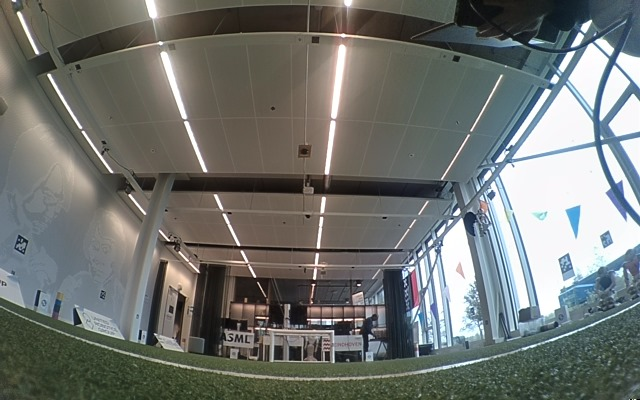
#> input picture raw_img.jpg, 640 x 400 px
$ jupyter execute line_detection.ipynb
#> lines starting #> are read from the running program, lines starting #| are printed output that depends on the picture
[cell 1]
# import the necessary packages
from collections import deque
from imutils.video import VideoStream
import numpy as np
import argparse
import imutils
from skimage.morphology import erosion, dilation, opening, closing
import time
import cv2
import numpy as np
import matplotlib.pyplot as plt
from matplotlib.colors import hsv_to_rgb
from PIL import Image
from IPython.display import Image as IPImage, display

[cell 2]
# ORIGINAL IMAGE
img = cv2.imread("raw_img.jpg") #,cv2.IMREAD_GRAYSCALE)
#> img is the input picture: shape (400, 640, 3); mean B, G, R 111.7, 115.3, 112
img1 = cv2.imread("raw_img.jpg")
img2 = cv2.imread("raw_img.jpg")
img3 = cv2.imread("raw_img.jpg")
imgc = cv2.imread("raw_img.jpg")
plt.figure(figsize=(10, 5))
#> (this line was passed over: IPython is not available in this run)
plt.title('Raw Image')
#> (this line was passed over: IPython is not available in this run)
plt.imshow(img) #, cmap='gray')
#> (this line was passed over: IPython is not available in this run)
plt.axis('off')
#> (this line was passed over: IPython is not available in this run)

[cell 3]
# UNDISTORTED IMAGE
mtx =np.array([[ 2.669181802221449971e+02, 0.000000000000000000e+00, 3.211123369317951983e+02],
      [0.000000000000000000e+00, 2.655683946392876464e+02, 2.100510773739977708e+02],
      [0.000000000000000000e+00, 0.000000000000000000e+00, 1.000000000000000000e+00]])

dist = np.array([-2.664491263057180426e-01, 8.451640196225880530e-02, -1.639067929699194277e-03, -5.280427598176776855e-04, -1.322285119880311534e-02])
h, w = img.shape[:2]
#> h = 400; w = 640
newcameramtx, roi = cv2.getOptimalNewCameraMatrix(mtx, dist, (w, h), 1, (w, h))
#> roi = (266, 28, 204, 131)
dst = cv2.undistort(img, mtx, dist, None, newcameramtx)
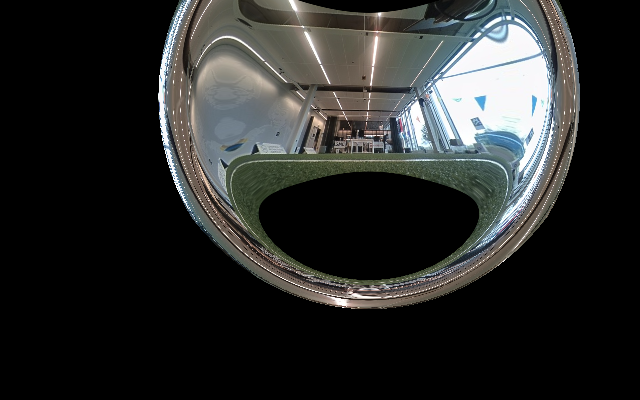
#> dst: shape (400, 640, 3); mean B, G, R 42.2, 43.4, 42.1
dst1 = cv2.undistort(img1, mtx, dist, None, newcameramtx)
dst2 = cv2.undistort(img2, mtx, dist, None, newcameramtx)
dst3 = cv2.undistort(img3, mtx, dist, None, newcameramtx)
dstc = cv2.undistort(img3, mtx, dist, None, newcameramtx)
x, y, w, h = roi
#> x = 266; y = 28; w = 204; h = 131
img = dst[y:y + h, x:x + w]
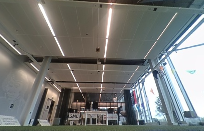
#> img: shape (131, 204, 3); mean B, G, R 118.7, 121.4, 119.6
img1 = dst1[y:y + h, x:x + w]
img2 = dst2[y:y + h, x:x + w]
img3 = dst3[y:y + h, x:x + w]
imgc = dstc[y:y + h, x:x + w]

plt.figure(figsize=(10, 5))
#> (this line was passed over: IPython is not available in this run)
plt.title('Undistorted Image')
#> (this line was passed over: IPython is not available in this run)
plt.imshow(img) #, cmap='gray')
#> (this line was passed over: IPython is not available in this run)
plt.axis('off')
